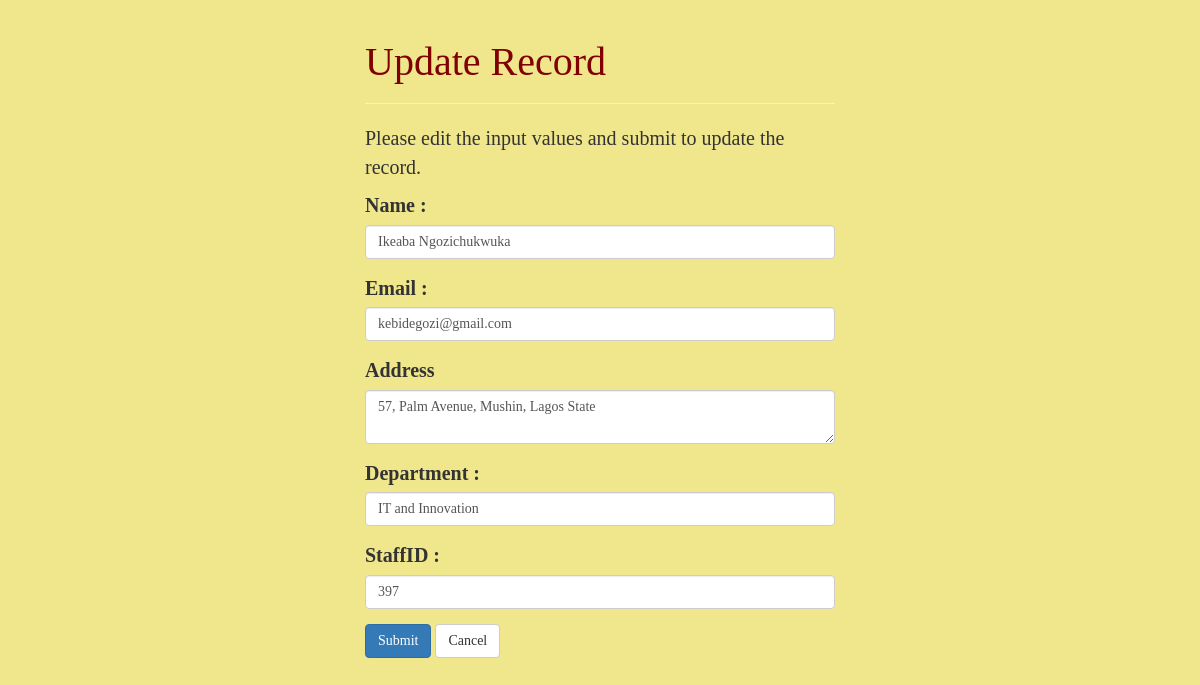
Page /update.php?id=1 on the committed database.
### tables this page shows
CREATE TABLE `details` (
  `id` int NOT NULL,
  `name` varchar(100) NOT NULL,
  `email` varchar(100) NOT NULL,
  `address` varchar(100) NOT NULL,
  `department` varchar(100) NOT NULL,
  `staffID` int NOT NULL
);

### update.php (the view, shortened to what this page needs)
<?php
require_once "config.php";
$name = $email = $address = $department = $staffID =  "";
$name_err = $email_err = $address_err = $department_err = $staffID_err = "";
if(isset($_POST["id"]) && !empty($_POST["id"])){
    $id = $_POST["id"];
    $input_name = trim($_POST["name"]);
    if(empty($input_name)){
        $name_err = "Please enter a name.";
    } elseif(!filter_var($input_name, FILTER_VALIDATE_REGEXP, array("options"=>array("regexp"=>"/^[a-zA-Z\s]+$/")))){
        $name_err = "Please enter a valid name.";
    } else{
        $name = $input_name;
    }
$input_email = trim($_POST["email"]);
if(empty($input_email)){
    $email_err = "Please enter your email.";
} elseif(!preg_match("/[a-zA-Z0-9._-]{3,}@[a-zA-Z0-9._-]{3,}[.]{1}[a-zA-Z0-9._-]{2,}/",$input_email)){
    $email_err = "Please enter a valid email";
}else{
    $email = $input_email;
}
$input_address = trim($_POST["address"]);
if(empty($input_address)){
    $address_err = "Please enter an address.";
} else{
    $address = $input_address;
}
$input_department = trim($_POST["department"]);
if(empty($input_department)){
    $department_err = "Please enter Staff's department.";
} elseif(!preg_match("/^[A-Za-z\. ]*$/",$input_department)){
    $department_err = "Invalid Input";
}else{
    $department = $input_department;
}
$input_staffID = trim($_POST["staffID"]);
if(empty($input_staffID)){
    $staffID_err = "Please enter the Staff ID.";
} elseif(!abs($input_staffID)){
    $staffID_err = "Please enter a positive staffID.";
} else{
    $staffID = $input_staffID;
}
    if(empty($name_err) && empty($email_err) && empty($address_err) && empty($department_err) && empty($staffID_err)) {
        $update_details = "UPDATE details SET name = ?, email = ?, address = ?, department = ?, staffID = ? WHERE id = ?";
        if($stmt = mysqli_prepare($link, $update_details)){
            mysqli_stmt_bind_param($stmt, "sssssi", $param_name, $param_email, $param_address, $param_department, $param_staffID, $param_id);
            $param_name = $name;
            $param_email = $email;
            $param_address = $address;
            $param_department = $department;
            $param_staffID = $staffID;
            $param_id = $id;
            if(mysqli_stmt_execute($stmt)){
                echo "<script> alert('Records has been successfully Updated!!') </script>";
                echo "<script> window.open('index.php','_self') </script>";
                exit();
            } else{
                echo "Something went wrong. Please try again later.";
            }
        }
        mysqli_stmt_close($stmt);
    }
    mysqli_close($link);
} else {
    if(isset($_GET["id"]) && !empty(trim($_GET["id"]))){
        $sql = "SELECT * FROM details WHERE id = ?";
        if($stmt = mysqli_prepare($link, $sql)){
            mysqli_stmt_bind_param($stmt, "i", $param_id);
            if(mysqli_stmt_execute($stmt)){
                $result = mysqli_stmt_get_result($stmt);
                if(mysqli_num_rows($result) == 1){
                    $row = mysqli_fetch_array($result, MYSQLI_ASSOC);
                    $name = $row["name"];
                    $email = $row["email"];
                    $address = $row["address"];
                    $department = $row["department"];
                    $staffID = $row["staffID"];
                } else{
                    header("location: error.php");
                    exit();
                }
            } else{
                echo "Oops! Something went wrong. Please try again later.";
            }
        }
    }  else{
        header("location: error.php");
        exit();
    }
}
?>
<!DOCTYPE html>
<html lang="en">
<body style="background-color:Khaki;">
<head>
    <link rel="stylesheet" href="https://maxcdn.bootstrapcdn.com/bootstrap/3.3.7/css/bootstrap.css">
</head>
<body>
    <div class="wrapper">
        <div class="container-fluid">
            <div class="row">
                <div class="col-md-12">
                    <div class="page-header">
                        <h2 style = "font-family: Colonna MT; font-size:40px; color: Maroon;">Update Record</h2>
                    </div>
                    <p style = "font-family: Colonna MT; font-size: 20px;">Please edit the input values and submit to update the record.</p>
                    <form action="<?php echo htmlspecialchars(basename($_SERVER['REQUEST_URI'])); ?>" method="post">
                        <div class="form-group <?php echo (!empty($name_err)) ? 'has-error' : ''; ?>">
                            <label style = "font-family: Colonna MT; font-size: 20px;">Name :</label>
                            <input type="text" name="name" class="form-control" value="<?php echo $name; ?>" style = "font-family: Century Gothic;">
                        </div>
                        <div class="form-group <?php echo (!empty($email_err)) ? 'has-error' : ''; ?>">
                            <label style = "font-family: Colonna MT; font-size: 20px;">Email :</label>
                            <input name="email" class="form-control" value = "<?php echo $email; ?>" style = "font-family: Century Gothic;">
                        </div>
                        <div class="form-group <?php echo (!empty($address_err)) ? 'has-error' : ''; ?>">
                            <label style = "font-family: Colonna MT; font-size: 20px;">Address</label>
                            <textarea name="address" class="form-control" style = "font-family: Century Gothic;"><?php echo $address; ?></textarea>
                        </div>
                        <div class="form-group <?php echo (!empty($department_err)) ? 'has-error' : ''; ?>">
                            <label style = "font-family: Colonna MT; font-size: 20px;">Department :</label>
                            <input name="deparment" class="form-control" value = "<?php echo $department; ?>" style = "font-family: Century Gothic;">
                        </div>
                        <div class="form-group <?php echo (!empty($staffID_err)) ? 'has-error' : ''; ?>">
                            <label style = "font-family: Colonna MT; font-size: 20px;">StaffID :</label>
                            <input type="text" name="staffID" class="form-control" value="<?php echo $staffID; ?>" style = "font-family: Century Gothic;">
                        </div>
                        <input type="submit" class="btn btn-primary" value="Submit" style = "font-family: Colonna MT;">
                        <a href="index.php" class="btn btn-default" style = "font-family: Colonna MT;">Cancel</a>
                    </form>
                </div>
            </div>
        </div>
    </div>
</body>
</html>

### update.php (style rules this page uses)
.wrapper { width: 500px; margin: 0 auto; }

### rows in the picture
details: name "Ikeaba Ngozichukwuka", email "kebidegozi@gmail.com", address "57, Palm Avenue, Mushin, Lagos State", deparment "IT and Innovation", staffID "397"
